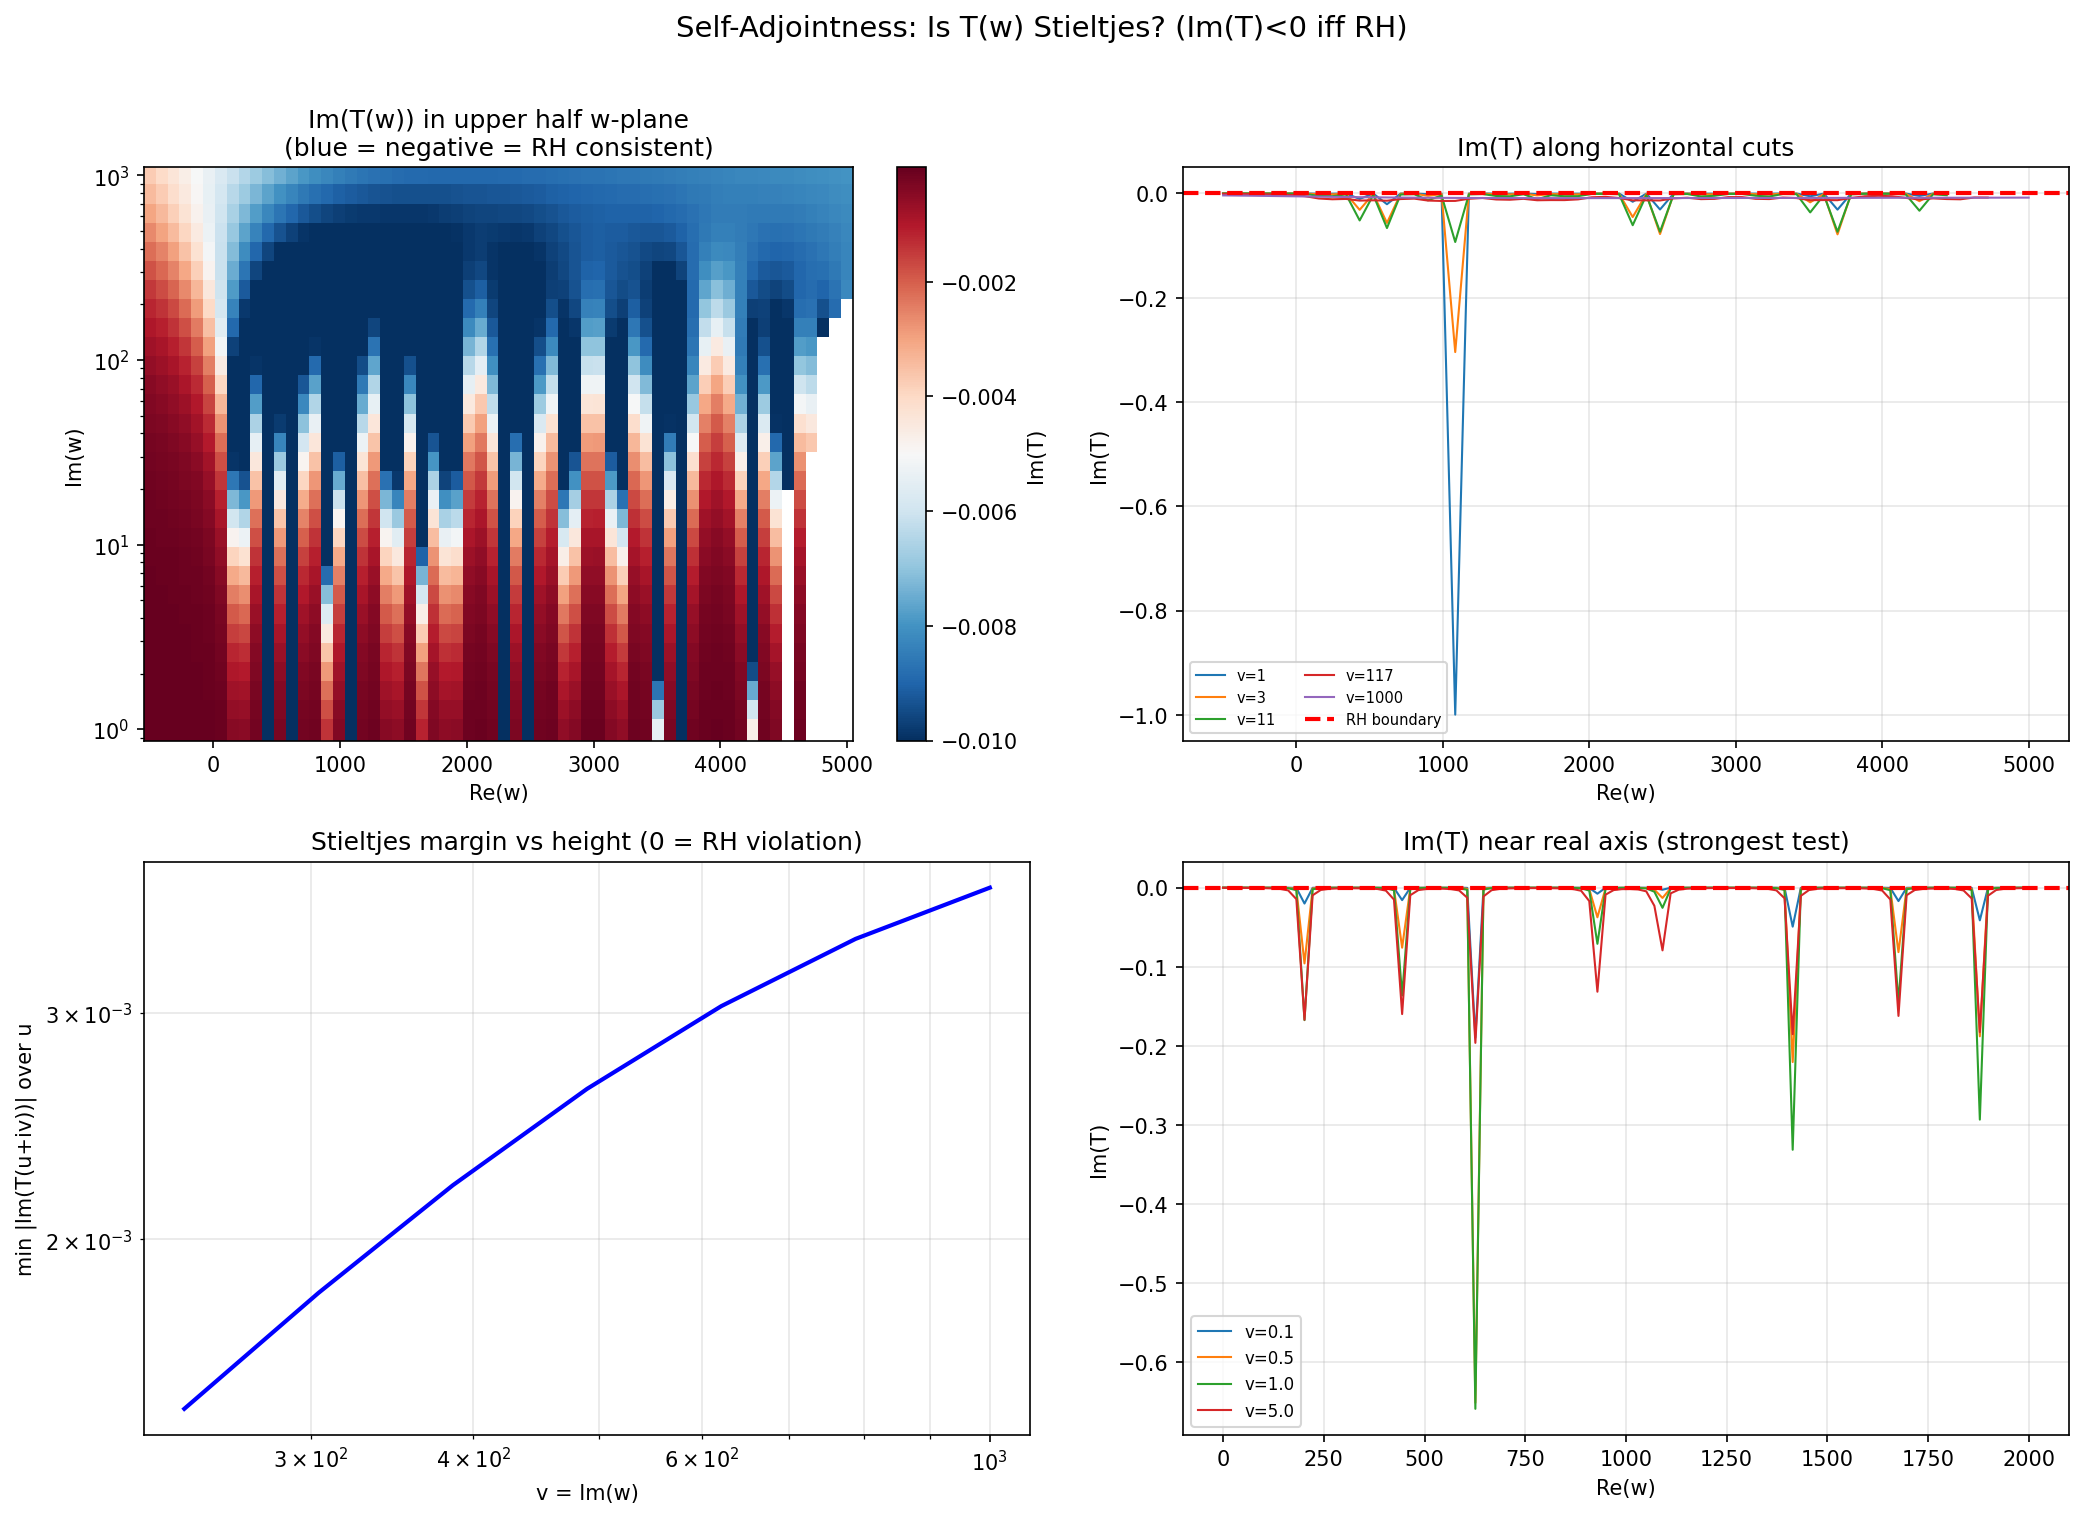

Generate this figure with Python:
"""Self-adjointness test via the Stieltjes property.

THEOREM: RH holds iff T(w) = sum_n 1/(w - gamma_n^2) is a Stieltjes function,
i.e., Im(T(w)) < 0 whenever Im(w) > 0.

Proof: T(w) is Stieltjes iff all its poles are on [0,inf) with positive residues.
The poles are at w = gamma_n^2. These are all real positive iff gamma_n is real
iff RH holds.

This is a GLOBAL SIGN CONDITION on a function computable from (xi'/xi) via mpmath.
No zeros needed. The margin |Im(T)| at each point gives a quantitative bound
on how far any zero can be from the critical line.

Test: evaluate T(w) at a dense grid of w in the upper half-plane, check Im(T) < 0.
"""

import numpy as np
import mpmath
import matplotlib
matplotlib.use('Agg')
import matplotlib.pyplot as plt
import json
import time


def T_from_xi_complex(w, dps=30):
    """Compute T(w) from (xi'/xi) for complex w. NON-CIRCULAR.

    T(w) = sum_n 1/(w - gamma_n^2)
         = i / (2*sqrt(w)) * (xi'/xi)(1/2 + i*sqrt(w))

    where sqrt uses the principal branch (Re(sqrt(w)) > 0 for w not on (-inf,0]).
    """
    with mpmath.workdps(dps):
        w_mp = mpmath.mpc(w)
        sqrt_w = mpmath.sqrt(w_mp)
        s = mpmath.mpf('0.5') + mpmath.mpc(0, 1) * sqrt_w

        # Compute (xi'/xi)(s)
        def xi_func(sv):
            return (sv * (sv - 1) / 2
                    * mpmath.power(mpmath.pi, -sv/2)
                    * mpmath.gamma(sv/2)
                    * mpmath.zeta(sv))

        xi_val = xi_func(s)
        xi_deriv = mpmath.diff(xi_func, s)

        if abs(xi_val) < mpmath.mpf(10)**(-dps + 5):
            return complex(float('nan'), float('nan'))

        xi_ratio = xi_deriv / xi_val
        T = mpmath.mpc(0, 1) / (2 * sqrt_w) * xi_ratio

        return complex(T)


def T_from_zeros_complex(w, gammas):
    """T(w) from known zeros. FOR VERIFICATION ONLY."""
    return np.sum(1.0 / (w - gammas**2))


def run_stieltjes_test():
    """Test the Stieltjes property: Im(T(w)) < 0 for Im(w) > 0."""

    print("=" * 70)
    print("SELF-ADJOINTNESS TEST: STIELTJES PROPERTY OF T(w)")
    print("=" * 70)
    print()
    print("  THEOREM: RH <=> Im(T(w)) < 0 for all w with Im(w) > 0")
    print("  T(w) computed from (xi'/xi) via mpmath. NO ZEROS USED.")

    all_zeros = np.load('_zeros_200.npy')

    # Step 1: Verify T(w) formula at a few points
    print("\n[1/4] Verification: T(w) from xi vs from zeros")

    test_ws = [complex(-100, 50), complex(0, 100), complex(500, 200),
               complex(-1000, 10), complex(100, 1)]

    print(f"\n  {'w':>20}  {'Im(T_xi)':>14}  {'Im(T_zeros)':>14}  {'both < 0?':>10}")
    for w in test_ws:
        T_xi = T_from_xi_complex(w, dps=30)
        T_z = T_from_zeros_complex(w, all_zeros)
        both_neg = "YES" if T_xi.imag < 0 and T_z.imag < 0 else "NO"
        print(f"  {w!s:>20}  {T_xi.imag:>14.8f}  {T_z.imag:>14.8f}  {both_neg:>10}")

    # Step 2: Dense grid test in upper half w-plane
    print("\n[2/4] Dense grid test: Im(T(w)) < 0 for Im(w) > 0?")

    # Grid: w = u + iv, u in [-500, 5000], v in [1, 500]
    n_u, n_v = 60, 30
    u_vals = np.linspace(-500, 5000, n_u)
    v_vals = np.logspace(0, 3, n_v)  # v from 1 to 1000

    print(f"  Grid: {n_u} x {n_v} = {n_u*n_v} points")
    print(f"  u in [{u_vals[0]}, {u_vals[-1]}], v in [{v_vals[0]:.1f}, {v_vals[-1]:.1f}]")

    t0 = time.time()
    ImT_grid = np.zeros((n_v, n_u))
    n_violations = 0
    min_ImT = 0.0
    worst_w = None

    for i, v in enumerate(v_vals):
        for j, u in enumerate(u_vals):
            w = complex(u, v)
            T = T_from_xi_complex(w, dps=25)
            ImT_grid[i, j] = T.imag

            if T.imag > 0:
                n_violations += 1
                if worst_w is None or T.imag > ImT_grid[i,j]:
                    worst_w = w

            if T.imag < min_ImT:
                min_ImT = T.imag

        if (i+1) % 10 == 0:
            elapsed = time.time() - t0
            print(f"  Row {i+1}/{n_v} (v={v:.1f}), violations so far: {n_violations}, {elapsed:.1f}s")

    elapsed = time.time() - t0
    print(f"\n  Completed in {elapsed:.1f}s")
    print(f"  VIOLATIONS (Im(T) > 0): {n_violations} / {n_u*n_v}")

    if n_violations == 0:
        print("  *** Im(T(w)) < 0 at ALL tested points ***")
        print("  *** Stieltjes property HOLDS (consistent with RH) ***")
    else:
        print(f"  *** VIOLATIONS FOUND at {n_violations} points ***")
        print(f"  *** This would DISPROVE RH if confirmed! ***")
        print(f"  *** Worst: w = {worst_w}, Im(T) = {ImT_grid.max():.6e} ***")

    # Step 3: Margin analysis — how negative is Im(T)?
    print("\n[3/4] Margin analysis")

    # The margin |Im(T(w))| at each w gives a bound on off-line displacement.
    # If gamma = a + ib (off-line by b), its contribution to Im(T) at w = u+iv is:
    #   ~ 2ab*v / |w - (a^2-b^2+2iab)|^2
    # For this to NOT flip the sign, we need |b| < margin / (some geometric factor).

    # Find the "thinnest" margin (most negative Im(T) closest to 0)
    # along the line v = v0 (fixed imaginary part)
    print(f"\n  Min |Im(T)| by height v:")
    for v_idx in [0, 5, 10, 15, 20, 25, 29]:
        if v_idx < n_v:
            row = ImT_grid[v_idx, :]
            min_abs = np.min(np.abs(row))
            min_val = np.max(row)  # closest to 0 (most positive = weakest)
            u_weakest = u_vals[np.argmax(row)]
            print(f"    v={v_vals[v_idx]:>8.1f}: min|Im(T)|={min_abs:.6e},"
                  f" weakest at u={u_weakest:.0f} (Im(T)={min_val:.6e})")

    # Step 4: The critical strip scan
    print("\n[4/4] Critical strip scan: w near positive real axis")
    print("  (Where the poles are closest — most sensitive to off-line zeros)")

    # Scan w = gamma_n^2 + i*epsilon for small epsilon
    # This probes the neighborhood of the poles
    epsilons = [0.1, 1.0, 10.0, 100.0]
    # Use w near the known squared zeros
    test_positions = [200, 1000, 5000, 10000, 50000, 100000]

    print(f"\n  {'u (=gamma^2)':>14}  {'epsilon':>10}  {'Im(T)':>14}  {'status':>8}")
    print(f"  {'-'*14}  {'-'*10}  {'-'*14}  {'-'*8}")
    for u in test_positions:
        for eps in epsilons:
            w = complex(u, eps)
            T = T_from_xi_complex(w, dps=25)
            status = "OK" if T.imag < 0 else "VIOLATE"
            print(f"  {u:>14.1f}  {eps:>10.1f}  {T.imag:>14.8f}  {status:>8}")

    # -- Plots --
    fig, axes = plt.subplots(2, 2, figsize=(14, 10))

    # (0,0) Im(T) heatmap
    ax = axes[0, 0]
    # Clip for visualization
    ImT_clipped = np.clip(ImT_grid, -0.01, 0.001)
    im = ax.pcolormesh(u_vals, v_vals, ImT_clipped, cmap='RdBu_r', shading='auto')
    ax.set_yscale('log')
    ax.set_xlabel('Re(w)')
    ax.set_ylabel('Im(w)')
    ax.set_title('Im(T(w)) in upper half w-plane\n(blue = negative = RH consistent)')
    plt.colorbar(im, ax=ax, label='Im(T)')
    # Mark violation boundary
    ax.contour(u_vals, v_vals, ImT_grid, levels=[0], colors='red', linewidths=2)

    # (0,1) Im(T) along horizontal cuts
    ax = axes[0, 1]
    for v_idx in [0, 5, 10, 20, 29]:
        if v_idx < n_v:
            ax.plot(u_vals, ImT_grid[v_idx, :], linewidth=1,
                    label=f'v={v_vals[v_idx]:.0f}')
    ax.axhline(y=0, color='red', linewidth=2, linestyle='--', label='RH boundary')
    ax.set_xlabel('Re(w)')
    ax.set_ylabel('Im(T)')
    ax.set_title('Im(T) along horizontal cuts')
    ax.legend(fontsize=7, ncol=2)
    ax.grid(True, alpha=0.3)

    # (1,0) Margin: min|Im(T)| vs v
    ax = axes[1, 0]
    margins = [np.min(np.abs(ImT_grid[i, :])) for i in range(n_v)]
    ax.loglog(v_vals, margins, 'b-', linewidth=2)
    ax.set_xlabel('v = Im(w)')
    ax.set_ylabel('min |Im(T(u+iv))| over u')
    ax.set_title('Stieltjes margin vs height (0 = RH violation)')
    ax.grid(True, alpha=0.3, which='both')

    # (1,1) Im(T) near the real axis (v small)
    ax = axes[1, 1]
    v_small = [0.1, 0.5, 1.0, 5.0]
    u_fine = np.linspace(0, 2000, 100)
    for v in v_small:
        ImT_fine = []
        for u in u_fine:
            T = T_from_xi_complex(complex(u, v), dps=20)
            ImT_fine.append(T.imag)
        ax.plot(u_fine, ImT_fine, linewidth=1, label=f'v={v}')
    ax.axhline(y=0, color='red', linewidth=2, linestyle='--')
    ax.set_xlabel('Re(w)')
    ax.set_ylabel('Im(T)')
    ax.set_title('Im(T) near real axis (strongest test)')
    ax.legend(fontsize=8)
    ax.grid(True, alpha=0.3)

    fig.suptitle('Self-Adjointness: Is T(w) Stieltjes? (Im(T)<0 iff RH)',
                 fontsize=14, y=1.01)
    plt.tight_layout()
    fig.savefig('jacobi_stieltjes.png', dpi=150, bbox_inches='tight')
    print("\n  Saved: jacobi_stieltjes.png")
    plt.close(fig)

    save_data = {
        'n_violations': n_violations,
        'grid_size': [n_u, n_v],
        'u_range': [float(u_vals[0]), float(u_vals[-1])],
        'v_range': [float(v_vals[0]), float(v_vals[-1])],
        'min_ImT': float(min_ImT),
        'margins': list(zip([float(v) for v in v_vals], [float(m) for m in margins])),
    }
    with open('jacobi_stieltjes.json', 'w') as f:
        json.dump(save_data, f, indent=2)
    print("  Saved: jacobi_stieltjes.json")


if __name__ == '__main__':
    run_stieltjes_test()
